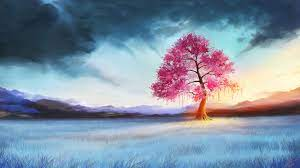
#> input picture Imgs/nature.jpg, 300 x 168 px
$ python 5.4.py
#> lines starting #> are read from the running program, lines starting #| are printed output that depends on the picture
import cv2
import matplotlib.pyplot as plt
import numpy as np
img = cv2.imread("../Imgs/nature.jpg")
#> img is the input picture: shape (168, 300, 3); mean B, G, R 162.5, 144, 128.1
img=cv2.cvtColor(img,cv2.COLOR_BGR2RGB)
top_size,bottom_size,left_size,right_size = (50,50,50,50)

replicate = cv2.copyMakeBorder(img, top_size, bottom_size, left_size, right_size, borderType=cv2.BORDER_REPLICATE)
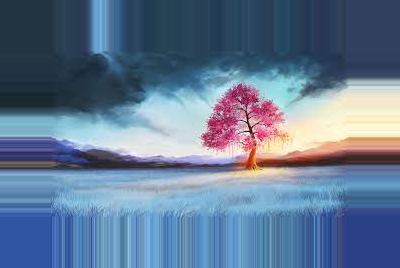
#> replicate: shape (268, 400, 3); mean R, G, B 98.4, 120.8, 147.2
reflect = cv2.copyMakeBorder(img, top_size, bottom_size, left_size, right_size,cv2.BORDER_REFLECT)
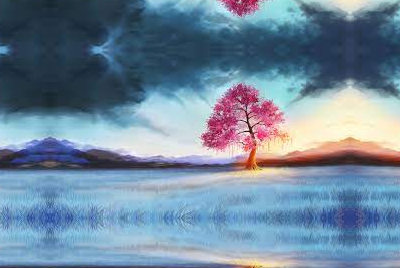
#> reflect: shape (268, 400, 3); mean R, G, B 112.8, 135.7, 156.9
reflect101 = cv2.copyMakeBorder(img, top_size, bottom_size, left_size, right_size, cv2.BORDER_REFLECT_101)
wrap = cv2.copyMakeBorder(img, top_size, bottom_size, left_size, right_size, cv2.BORDER_WRAP)
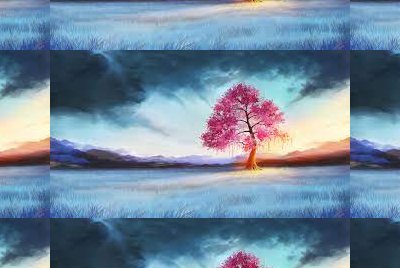
#> wrap: shape (268, 400, 3); mean R, G, B 112.8, 135.7, 156.9
constant = cv2.copyMakeBorder(img, top_size, bottom_size, left_size, right_size,cv2.BORDER_CONSTANT, value=0)
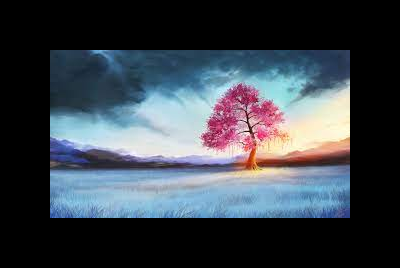
#> constant: shape (268, 400, 3); mean R, G, B 60.2, 67.7, 76.4
# plt.imshow(img)
# plt.show()

plt.subplot(231), plt.imshow(img, 'gray'), plt.title('ORIGINAL')
plt.subplot(232), plt.imshow(replicate, 'gray'), plt.title('REPLICATE')
plt.subplot(233), plt.imshow(reflect, 'gray'), plt.title('REFLECT')
plt.subplot(234), plt.imshow(reflect101, 'gray'), plt.title('REFLECT_101')
plt.subplot(235), plt.imshow(wrap, 'gray'), plt.title('WRAP')
plt.subplot(236), plt.imshow(constant, 'gray'), plt.title('CONSTANT')

plt.show()
cv2.waitKey(0)
cv2.destroyAllWindows()

$ run again, with Imgs/chaers.jpg copied over Imgs/nature.jpg
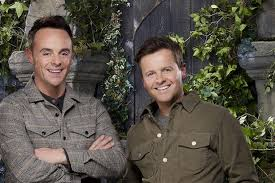
#> input picture Imgs/chaers.jpg, 275 x 183 px
#> img is the input picture: shape (183, 275, 3); mean B, G, R 70.4, 80.5, 86.4
#> `wrap = cv2.copyMakeBorder(img, top_size, bottom_size, left_size, right..`:
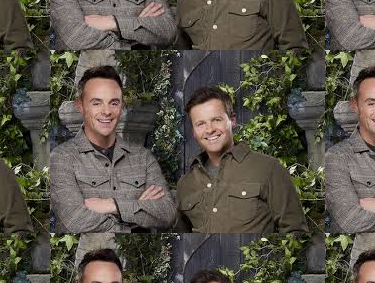
#> wrap: shape (283, 375, 3); mean R, G, B 85.3, 80.2, 69.5
#> `constant = cv2.copyMakeBorder(img, top_size, bottom_size, left_size, r..`:
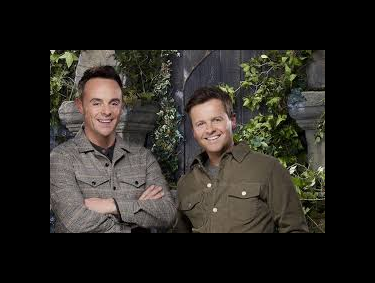
#> constant: shape (283, 375, 3); mean R, G, B 41, 38.2, 33.4
